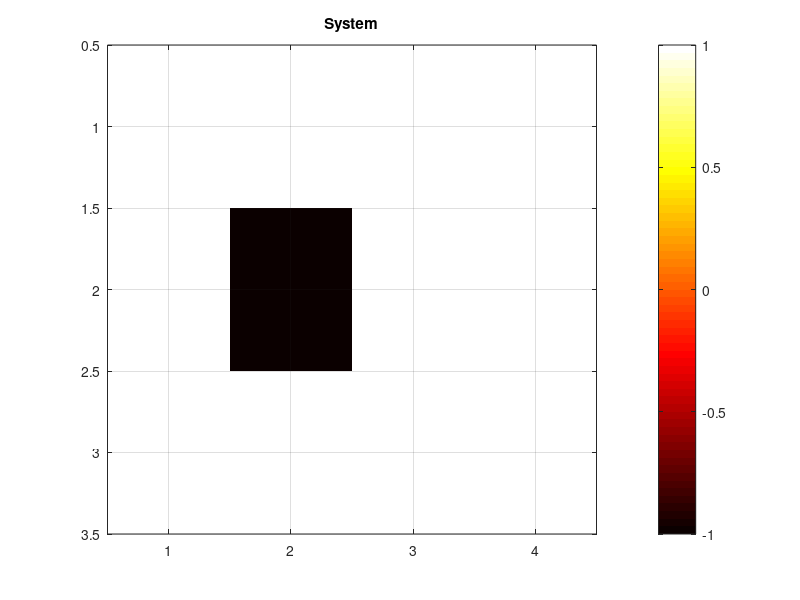

Write the MATLAB code that produced this figure. (Note: this script raises an error after producing the figure.)
clear all, close all, clc,

%% Scenario :
% Grid dimensions 
RowMax = 3; % number of rows
ColMax = 4; % number of columns 
nbr = RowMax*ColMax; % number of cases/nodes

% creation of the grid
Plan = ones(RowMax,ColMax);

% Association of a number to each case
Map_plan2node = reshape((1:nbr),RowMax,ColMax);

% obstacles : 
Plan(2,2) = -1;

% Display of system ( grid )
figure(1), imagesc(Plan), colormap hot, colorbar, axis square, grid on, title('System');


%% Rewards :

R = -0.04*ones(RowMax,ColMax); % standard cases
R(1,4) = 1; % goal case 
R(2,4) = -1; % danger case 

%% Display Rewards :
DisplayReward(R,Map_plan2node);

%% Stats transition function :

%% Possible actions :
N = 1; W = 2; S = 3; E = 4;
A = [N,W,S,E];

%% The probability of each possible action :
forward = 0.8; right = 0.1; left = 0.1; back = 0;

%% Transition stats function :
T = zeros(nbr ,length(A) , nbr); % T(s,a,s') 

for i=1:nbr % for each case
    
    [RowPos,ColPos] = find(Map_plan2node==i); % position of the case in the grid
    
    if Plan(RowPos,ColPos)==1  % if the case is not the obstacle 
        
        % Grid borders cases : 
        ligneHaut = -1; ligneBas = 1;colGauche = -1; colDroite = 1;
        if RowPos == 1 ;
            ligneHaut = 0;  % No neighbour above 
        end
        if RowPos == RowMax;
            ligneBas = 0;   % No neighbout below 
        end
        if ColPos == 1;
            colGauche = 0;  % No left neighbour
        end 
        if ColPos == ColMax
            colDroite = 0;  % No right neighbour
        end
        
        % Neighbours Number ( index ) : 
        Neighbours(1) = Map_plan2node(RowPos+ligneHaut,ColPos); % N
        Neighbours(2) = Map_plan2node(RowPos,ColPos+colGauche); % W
        Neighbours(3) = Map_plan2node(RowPos+ligneBas,ColPos);  % S
        Neighbours(4) = Map_plan2node(RowPos,ColPos+colDroite); % E
        
        % Looking for the obstacle in neighbours : 
        DirObst=find(Plan(Neighbours)==-1);     % Neighbours that are obstacles
        Neighbours(DirObst)=i;                  % The robot don't move in case of abstacle
        
        %% The probability of each possible action :
        % action : N
        T(i,A(1),Neighbours(1)) = T(i,A(1),Neighbours(1))+forward;
        T(i,A(1),Neighbours(2)) = T(i,A(1),Neighbours(2))+left;
        T(i,A(1),Neighbours(3)) = T(i,A(1),Neighbours(3))+back;
        T(i,A(1),Neighbours(4)) = T(i,A(1),Neighbours(4))+right;
        % action : W
        T(i,A(2),Neighbours(1)) = T(i,A(2),Neighbours(1))+left;
        T(i,A(2),Neighbours(2)) = T(i,A(2),Neighbours(2))+forward;
        T(i,A(2),Neighbours(3)) = T(i,A(2),Neighbours(3))+right;
        T(i,A(2),Neighbours(4)) = T(i,A(2),Neighbours(4))+back;
        % action : S
        T(i,A(3),Neighbours(1)) = T(i,A(3),Neighbours(1))+back;
        T(i,A(3),Neighbours(2)) = T(i,A(3),Neighbours(2))+right;
        T(i,A(3),Neighbours(3)) = T(i,A(3),Neighbours(3))+forward;
        T(i,A(3),Neighbours(4)) = T(i,A(3),Neighbours(4))+left;
        % action : E
        T(i,A(4),Neighbours(1)) = T(i,A(4),Neighbours(1))+right;
        T(i,A(4),Neighbours(2)) = T(i,A(4),Neighbours(2))+back;
        T(i,A(4),Neighbours(3)) = T(i,A(4),Neighbours(3))+left;
        T(i,A(4),Neighbours(4)) = T(i,A(4),Neighbours(4))+forward;
        
    elseif Plan(RowPos,ColPos)==0 % if the case is goal 
        T(i,A,:)=0;
    else  % if case if an obstacle 
        T(i,A,:)=0;
    end
    
end

Gamma=1;                        % Escompte factor
precision=10e-5;                % Precision

[Politique_ValueIteration]=ValueIteration(Plan,Map_plan2node,S,T,A,R,Gamma,precision,RowMax,ColMax)
h=msgbox('Value iteration is Finished , tap OK to exit ')
uiwait(h,5);
if ishandle(h) == 1
    delete(h);
end

